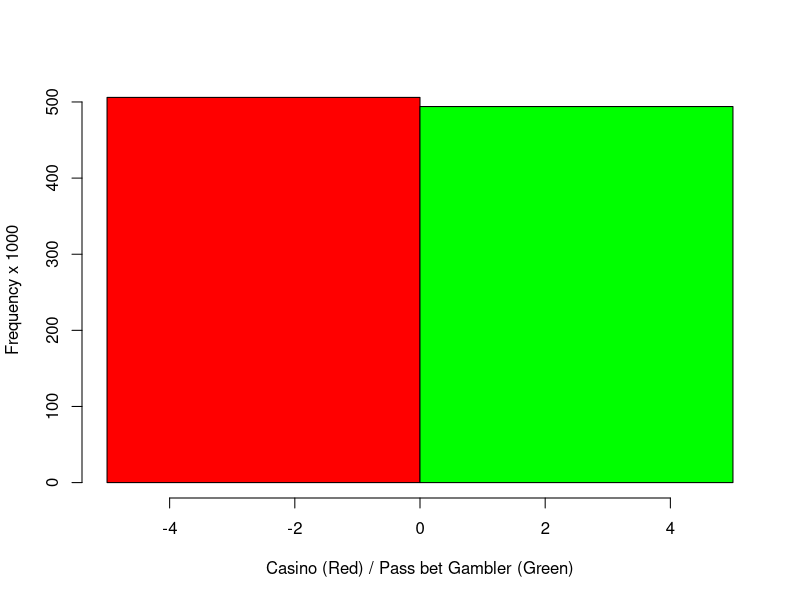
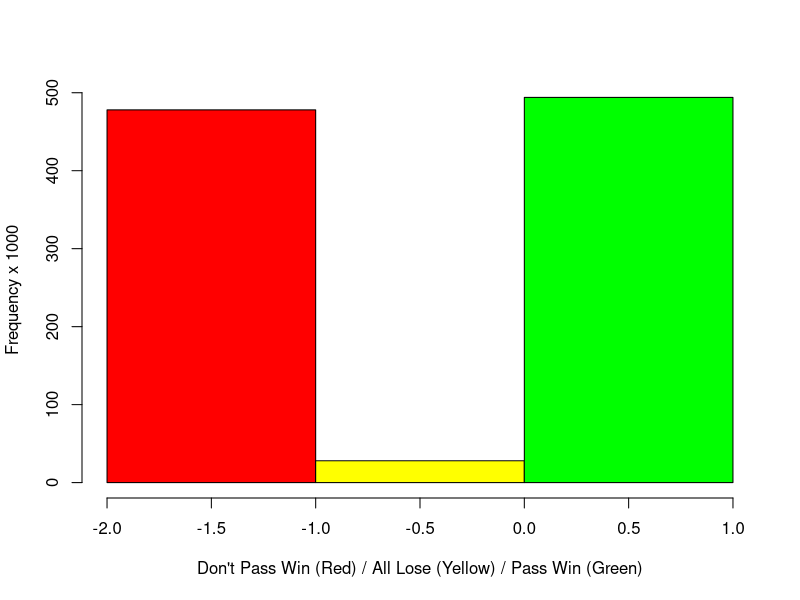
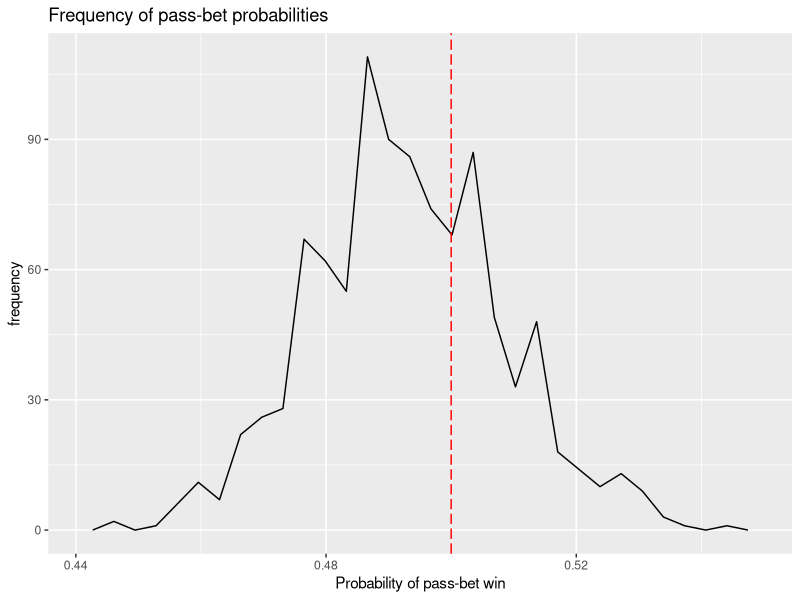
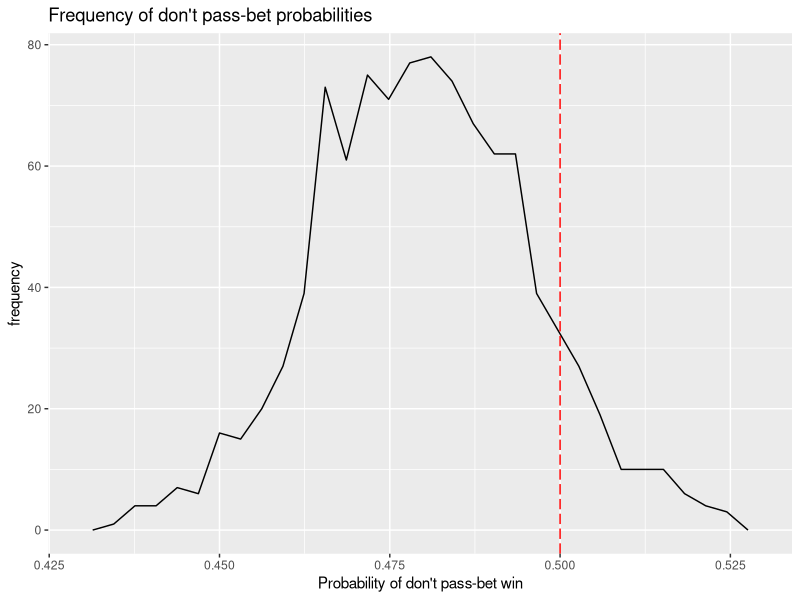

Reproduce these figures in R, in order.
## ---- chunk 1
# Added this "clear all" section to make sure we can run use "Chunks/Run All"" without conflict.
# Still does not catch package info, but that will be seen when knit.

# Start with a Clean memory
rm(list=ls())

# Supress warnings particularly during loading of libraries
options(warn=-1)
## ---- chunk 2
# Library and Directory Config

# Add all required packages here. 
required.packages <- c("xtable","ggplot2")

# Check to see if packages in required.packages are installed
have.pkgs <- required.packages %in% installed.packages()

if(length(required.packages) > sum(have.pkgs)){
  install.packages(required.packages[!have.pkgs])
}

for(pkg in required.packages){
  library(pkg, character.only = TRUE, quietly=TRUE, warn.conflicts=FALSE)
}

# Make sure we're in the right working directory:  "Code"
if("Code" %in% list.files()){
  setwd("Code")
}

if(!("Code" %in% list.files("..")))
{
  stop
}

# Disable scientific notation
options(xtable.comment = FALSE)
## ---- chunk 3
win <- 3/36*3/9*2 + 4/36*4/10*2 + 5/36*5/11*2 + 6/36 + 2/36
## ---- chunk 4
df <- data.frame(bins=c(runif(1,0,1)))
for (i in 1:(round(win,3)*1000)) {
  df <- rbind(df, data.frame(bins=c(1)))
}
for (i in 1:((1-round(win,3)-round(1/36,3))*1000-1)) {
  df <- rbind(df, data.frame(bins=c(runif(1,-2,-1))))
}
for (i in 1:(round(1/36,3)*1000)) {
  df <- rbind(df, data.frame(bins=c(runif(1,-1,0))))
}
# cat("Graphical representation of Shooter's Lose/Win:\n")
hist(df$bins, breaks=1.5, col=c("red","green"), main="", xlab="Casino (Red) / Pass bet Gambler (Green)", ylab="Frequency x 1000")
## ---- chunk 5
# cat("Graphical representation of Pass / Don't Pass Win:\n")
boundaries <- seq(-2, 1, by=1);
colors = c("red", "yellow", "green")
hist(df$bins, breaks=boundaries, col=colors, main="", xlab="Don't Pass Win (Red) / All Lose (Yellow) / Pass Win (Green)", ylab="Frequency x 1000")
## ---- chunk 6
# Number of simulation
N = 10000
cat("Number of simulations = ", N, sep="")

# Define data frame
# First roll: dice1 = fx, dice2 = fy
# Last roll:  dice1 = lx, dice2 = ly
# n = number of rolls
# flag: -1 = Don't Pass, 1 = Pass, 0 = Boxcars
data = data.frame(fx=c(0), fy=c(0), lx=c(0), ly=c(0), n=c(0), flag=c(NA))

for (i in 1:N) {
  
  # n: number of times dice rolls
  n <- 1
  
  # First roll
  fx <- sample(1:6,1)
  fy <- sample(1:6,1)
  shooter <- fx + fy
  
  if (shooter == 12){
    data <- rbind(data, data.frame(fx=c(fx), fy=c(fy), lx=c(""), ly=c(""), n=c(n), flag=c(0)))
  } else if ((shooter == 7)||(shooter==11)){
    data <- rbind(data, data.frame(fx=c(fx), fy=c(fy), lx=c(""), ly=c(""), n=c(n), flag=c(1)))
  } else if ((shooter == 2)||(shooter==3)){
    data <- rbind(data, data.frame(fx=c(fx), fy=c(fy), lx=c(""), ly=c(""), n=c(n), flag=c(-1)))
  } else{
    point <- shooter

    repeat{
      n <- n + 1
      
      # n-th roll
      lx <- sample(1:6,1)
      ly <- sample(1:6,1)

      if (lx + ly == 7){
        data <- rbind(data, data.frame(fx=c(fx), fy=c(fy), lx=c(lx), ly=c(ly), n=c(n), flag=c(-1)))
        break
      }
      else if (lx + ly == point){
        data <- rbind(data, data.frame(fx=c(fx), fy=c(fy), lx=c(lx), ly=c(ly), n=c(n), flag=c(1)))
        break
      }
    }
  }
}

# Remove first row inserted at part of initialization
data <- data[!is.na(data$flag),]
## ---- chunk 7
print(head(data, n=25), row.names=FALSE)
## ---- chunk 8
print(tail(data, n=10), row.names=FALSE)
## ---- chunk 9
PassBets <- replicate(1000, {

N = 1000

data = {}

for (i in 1:N){
  stop = FALSE
  
  shooter = sample(1:6,1) + sample (1:6,1)
  
  if (shooter == 12){
    data[i] = 0
    stop = TRUE
  }
  
  else if ((shooter == 7)||(shooter==11)){
    data[i] = 1
    stop = TRUE
  }
  
  else if ((shooter == 2)||(shooter==3)){
    data[i]=0
    stop = TRUE
  }
  
  else{
    point = shooter
  }
  
  repeat{
    if (stop){
      break
    }
    shooter = sample(1:6,1) + sample (1:6,1)
    
    if (shooter == 7){
      data[i]=0
      stop = TRUE
    }
    else if (shooter == point){
      data[i]=1
      stop = TRUE
    }
  }
}
mean(data)
})
qplot(PassBets, geom = "freqpoly", xlab = "Probability of pass-bet win", ylab = "frequency", main = "Frequency of pass-bet probabilities") + geom_vline(xintercept = 0.5, color = "red", linetype = "longdash")
## ---- chunk 10
DontPassBets <- replicate(1000, {
  N = 1000
  
  data = {}
  
  for (i in 1:N){
    stop = FALSE
    
    shooter = sample(1:6,1) + sample (1:6,1)
    
    if (shooter == 12){
      data[i] = 0
      stop = TRUE
    }
    
    else if ((shooter == 7)||(shooter==11)){
      data[i] = 0
      stop = TRUE
    }
    
    else if ((shooter == 2)||(shooter==3)){
      data[i]=1
      stop = TRUE
    }
    
    else{
      point = shooter
    }
    
    repeat{
      if (stop){
        break
      }
      shooter = sample(1:6,1) + sample (1:6,1)
      
      if (shooter == 7){
        data[i]=1
        stop = TRUE
      }
      else if (shooter == point){
        data[i]=0
        stop = TRUE
      }
    }
  }
  
  #Probability of winning when you are a no-pass bet
  mean(data)
})
qplot(DontPassBets, geom = "freqpoly", xlab = "Probability of don't pass-bet win", ylab = "frequency", main = "Frequency of don't pass-bet probabilities") + geom_vline(xintercept = 0.5, color = "red", linetype = "longdash")
